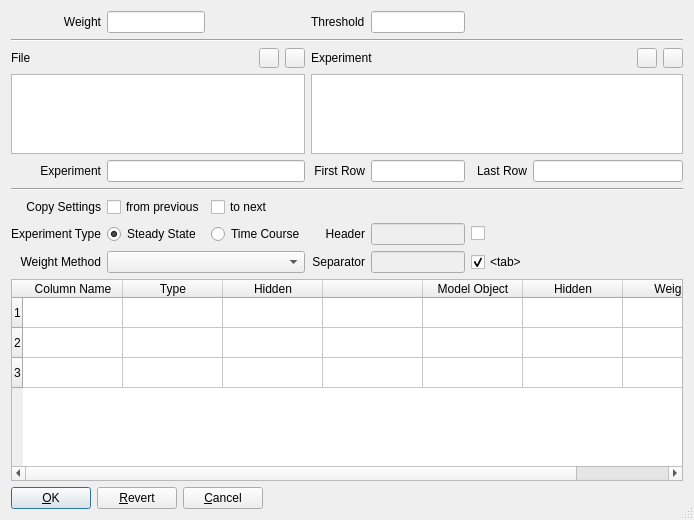
<?xml version="1.0" encoding="UTF-8"?>
<ui version="4.0">
<comment> Begin CVS Header </comment>
<comment>   $Source: /Volumes/Home/Users/shoops/cvs/copasi_dev/copasi/UI/CQExperimentData.ui,v $ </comment>
<comment>   $Revision: 1.18 $ </comment>
<comment>   $Name:  $ </comment>
<comment>   $Author: shoops $ </comment>
<comment>   $Date: 2012/05/04 19:36:07 $ </comment>
<comment> End CVS Header </comment>

<comment> Copyright (C) 2012 by Pedro Mendes, Virginia Tech Intellectual </comment>
<comment> Properties, Inc., University of Heidelberg, and The University </comment>
<comment> of Manchester. </comment>
<comment> All rights reserved. </comment>

 <comment> All rights reserved. </comment>
 <class>CQExperimentData</class>
 <widget class="QDialog" name="CQExperimentData">
  <property name="geometry">
   <rect>
    <x>0</x>
    <y>0</y>
    <width>694</width>
    <height>520</height>
   </rect>
  </property>
  <property name="windowTitle">
   <string>Experimental Data</string>
  </property>
  <property name="sizeGripEnabled">
   <bool>true</bool>
  </property>
  <layout class="QGridLayout" name="gridLayout">
   <item row="0" column="0">
    <widget class="QLabel" name="mpLblWeight">
     <property name="text">
      <string>Weight</string>
     </property>
     <property name="alignment">
      <set>Qt::AlignRight|Qt::AlignTrailing|Qt::AlignVCenter</set>
     </property>
     <property name="wordWrap">
      <bool>false</bool>
     </property>
    </widget>
   </item>
   <item row="0" column="1">
    <widget class="QLineEdit" name="mpEditWeight">
     <property name="sizePolicy">
      <sizepolicy hsizetype="Preferred" vsizetype="Preferred">
       <horstretch>0</horstretch>
       <verstretch>0</verstretch>
      </sizepolicy>
     </property>
    </widget>
   </item>
   <item row="0" column="3">
    <widget class="QLabel" name="mpLblThreshold">
     <property name="text">
      <string>Threshold</string>
     </property>
     <property name="wordWrap">
      <bool>false</bool>
     </property>
    </widget>
   </item>
   <item row="0" column="4">
    <widget class="QLineEdit" name="mpEditThreshold">
     <property name="sizePolicy">
      <sizepolicy hsizetype="Preferred" vsizetype="Preferred">
       <horstretch>0</horstretch>
       <verstretch>0</verstretch>
      </sizepolicy>
     </property>
    </widget>
   </item>
   <item row="1" column="0" colspan="7">
    <widget class="Line" name="mpLineCrossValidation">
     <property name="frameShape">
      <enum>QFrame::HLine</enum>
     </property>
     <property name="frameShadow">
      <enum>QFrame::Sunken</enum>
     </property>
    </widget>
   </item>
   <item row="2" column="0" colspan="3">
    <layout class="QHBoxLayout" name="mpFileLayout">
     <item>
      <widget class="QLabel" name="mpLblFile">
       <property name="text">
        <string>File</string>
       </property>
       <property name="wordWrap">
        <bool>false</bool>
       </property>
      </widget>
     </item>
     <item>
      <spacer name="mpFileSpacer">
       <property name="orientation">
        <enum>Qt::Horizontal</enum>
       </property>
       <property name="sizeHint" stdset="0">
        <size>
         <width>40</width>
         <height>20</height>
        </size>
       </property>
      </spacer>
     </item>
     <item>
      <widget class="QToolButton" name="mpBtnFileAdd">
       <property name="maximumSize">
        <size>
         <width>20</width>
         <height>20</height>
        </size>
       </property>
       <property name="text">
        <string/>
       </property>
      </widget>
     </item>
     <item>
      <widget class="QToolButton" name="mpBtnFileDelete">
       <property name="maximumSize">
        <size>
         <width>20</width>
         <height>20</height>
        </size>
       </property>
       <property name="text">
        <string/>
       </property>
      </widget>
     </item>
    </layout>
   </item>
   <item row="2" column="3" colspan="4">
    <layout class="QHBoxLayout" name="mpExperimentLayout">
     <item>
      <widget class="QLabel" name="mpLblExperiment">
       <property name="text">
        <string>Experiment</string>
       </property>
       <property name="wordWrap">
        <bool>false</bool>
       </property>
      </widget>
     </item>
     <item>
      <spacer name="mpExperimentSpacer">
       <property name="orientation">
        <enum>Qt::Horizontal</enum>
       </property>
       <property name="sizeHint" stdset="0">
        <size>
         <width>40</width>
         <height>20</height>
        </size>
       </property>
      </spacer>
     </item>
     <item>
      <widget class="QToolButton" name="mpBtnExperimentAdd">
       <property name="maximumSize">
        <size>
         <width>20</width>
         <height>20</height>
        </size>
       </property>
       <property name="text">
        <string/>
       </property>
      </widget>
     </item>
     <item>
      <widget class="QToolButton" name="mpBtnExperimentDelete">
       <property name="maximumSize">
        <size>
         <width>20</width>
         <height>20</height>
        </size>
       </property>
       <property name="text">
        <string/>
       </property>
      </widget>
     </item>
    </layout>
   </item>
   <item row="3" column="0" colspan="3">
    <widget class="QListWidget" name="mpBoxFile">
     <property name="sizePolicy">
      <sizepolicy hsizetype="Preferred" vsizetype="Fixed">
       <horstretch>0</horstretch>
       <verstretch>0</verstretch>
      </sizepolicy>
     </property>
     <property name="minimumSize">
      <size>
       <width>0</width>
       <height>80</height>
      </size>
     </property>
     <property name="maximumSize">
      <size>
       <width>32767</width>
       <height>80</height>
      </size>
     </property>
     <item>
      <property name="text">
       <string/>
      </property>
     </item>
    </widget>
   </item>
   <item row="3" column="3" colspan="4">
    <widget class="QListWidget" name="mpBoxExperiment">
     <property name="sizePolicy">
      <sizepolicy hsizetype="Preferred" vsizetype="Fixed">
       <horstretch>0</horstretch>
       <verstretch>0</verstretch>
      </sizepolicy>
     </property>
     <property name="minimumSize">
      <size>
       <width>0</width>
       <height>80</height>
      </size>
     </property>
     <property name="maximumSize">
      <size>
       <width>32767</width>
       <height>80</height>
      </size>
     </property>
     <item>
      <property name="text">
       <string/>
      </property>
     </item>
    </widget>
   </item>
   <item row="4" column="0">
    <widget class="QLabel" name="mpLblName">
     <property name="text">
      <string>Experiment</string>
     </property>
     <property name="alignment">
      <set>Qt::AlignRight|Qt::AlignTrailing|Qt::AlignVCenter</set>
     </property>
     <property name="wordWrap">
      <bool>false</bool>
     </property>
    </widget>
   </item>
   <item row="4" column="1" colspan="2">
    <widget class="QLineEdit" name="mpEditName">
     <property name="sizePolicy">
      <sizepolicy hsizetype="Preferred" vsizetype="Preferred">
       <horstretch>0</horstretch>
       <verstretch>0</verstretch>
      </sizepolicy>
     </property>
    </widget>
   </item>
   <item row="4" column="3">
    <widget class="QLabel" name="mpLblFirst">
     <property name="text">
      <string>First Row</string>
     </property>
     <property name="alignment">
      <set>Qt::AlignRight|Qt::AlignTrailing|Qt::AlignVCenter</set>
     </property>
     <property name="wordWrap">
      <bool>false</bool>
     </property>
    </widget>
   </item>
   <item row="4" column="4">
    <widget class="QLineEdit" name="mpEditFirst">
     <property name="sizePolicy">
      <sizepolicy hsizetype="Preferred" vsizetype="Preferred">
       <horstretch>0</horstretch>
       <verstretch>0</verstretch>
      </sizepolicy>
     </property>
     <property name="minimumSize">
      <size>
       <width>50</width>
       <height>0</height>
      </size>
     </property>
    </widget>
   </item>
   <item row="4" column="5">
    <widget class="QLabel" name="mpLblLast">
     <property name="text">
      <string>Last Row</string>
     </property>
     <property name="alignment">
      <set>Qt::AlignRight|Qt::AlignTrailing|Qt::AlignVCenter</set>
     </property>
     <property name="wordWrap">
      <bool>false</bool>
     </property>
    </widget>
   </item>
   <item row="4" column="6">
    <widget class="QLineEdit" name="mpEditLast">
     <property name="sizePolicy">
      <sizepolicy hsizetype="Expanding" vsizetype="Preferred">
       <horstretch>0</horstretch>
       <verstretch>0</verstretch>
      </sizepolicy>
     </property>
     <property name="minimumSize">
      <size>
       <width>50</width>
       <height>0</height>
      </size>
     </property>
    </widget>
   </item>
   <item row="5" column="0" colspan="7">
    <widget class="Line" name="mpLine">
     <property name="frameShape">
      <enum>QFrame::HLine</enum>
     </property>
     <property name="frameShadow">
      <enum>QFrame::Sunken</enum>
     </property>
    </widget>
   </item>
   <item row="6" column="0">
    <widget class="QLabel" name="mpLblCopy">
     <property name="text">
      <string>Copy Settings</string>
     </property>
     <property name="alignment">
      <set>Qt::AlignRight|Qt::AlignTrailing|Qt::AlignVCenter</set>
     </property>
     <property name="wordWrap">
      <bool>false</bool>
     </property>
    </widget>
   </item>
   <item row="6" column="1">
    <widget class="QCheckBox" name="mpCheckFrom">
     <property name="text">
      <string>from previous</string>
     </property>
    </widget>
   </item>
   <item row="6" column="2">
    <widget class="QCheckBox" name="mpCheckTo">
     <property name="text">
      <string>to next</string>
     </property>
    </widget>
   </item>
   <item row="7" column="0">
    <widget class="QLabel" name="mpLblExperimentType">
     <property name="text">
      <string>Experiment Type</string>
     </property>
     <property name="alignment">
      <set>Qt::AlignRight|Qt::AlignTrailing|Qt::AlignVCenter</set>
     </property>
     <property name="wordWrap">
      <bool>false</bool>
     </property>
    </widget>
   </item>
   <item row="7" column="1">
    <widget class="QRadioButton" name="mpBtnSteadystate">
     <property name="sizePolicy">
      <sizepolicy hsizetype="Preferred" vsizetype="Preferred">
       <horstretch>0</horstretch>
       <verstretch>0</verstretch>
      </sizepolicy>
     </property>
     <property name="text">
      <string>Steady State</string>
     </property>
     <property name="checked">
      <bool>true</bool>
     </property>
    </widget>
   </item>
   <item row="7" column="2">
    <widget class="QRadioButton" name="mpBtnTimeCourse">
     <property name="sizePolicy">
      <sizepolicy hsizetype="Minimum" vsizetype="Preferred">
       <horstretch>0</horstretch>
       <verstretch>0</verstretch>
      </sizepolicy>
     </property>
     <property name="text">
      <string>Time Course</string>
     </property>
    </widget>
   </item>
   <item row="7" column="3">
    <widget class="QLabel" name="mpLblHeader">
     <property name="text">
      <string>Header</string>
     </property>
     <property name="alignment">
      <set>Qt::AlignRight|Qt::AlignTrailing|Qt::AlignVCenter</set>
     </property>
     <property name="wordWrap">
      <bool>false</bool>
     </property>
    </widget>
   </item>
   <item row="7" column="4">
    <widget class="QLineEdit" name="mpEditHeader">
     <property name="enabled">
      <bool>false</bool>
     </property>
     <property name="sizePolicy">
      <sizepolicy hsizetype="Preferred" vsizetype="Preferred">
       <horstretch>0</horstretch>
       <verstretch>0</verstretch>
      </sizepolicy>
     </property>
    </widget>
   </item>
   <item row="7" column="5">
    <widget class="QCheckBox" name="mpCheckHeader">
     <property name="text">
      <string/>
     </property>
    </widget>
   </item>
   <item row="8" column="0">
    <widget class="QLabel" name="mpLblWeightMethod">
     <property name="text">
      <string>Weight Method</string>
     </property>
     <property name="alignment">
      <set>Qt::AlignRight|Qt::AlignTrailing|Qt::AlignVCenter</set>
     </property>
     <property name="wordWrap">
      <bool>false</bool>
     </property>
    </widget>
   </item>
   <item row="8" column="1" colspan="2">
    <widget class="QComboBox" name="mpBoxWeightMethod">
     <property name="sizePolicy">
      <sizepolicy hsizetype="Preferred" vsizetype="Preferred">
       <horstretch>0</horstretch>
       <verstretch>0</verstretch>
      </sizepolicy>
     </property>
    </widget>
   </item>
   <item row="8" column="3">
    <widget class="QLabel" name="mpLblSeparator">
     <property name="minimumSize">
      <size>
       <width>0</width>
       <height>0</height>
      </size>
     </property>
     <property name="text">
      <string>Separator</string>
     </property>
     <property name="alignment">
      <set>Qt::AlignRight|Qt::AlignTrailing|Qt::AlignVCenter</set>
     </property>
     <property name="wordWrap">
      <bool>false</bool>
     </property>
    </widget>
   </item>
   <item row="8" column="4">
    <widget class="QLineEdit" name="mpEditSeparator">
     <property name="enabled">
      <bool>false</bool>
     </property>
     <property name="sizePolicy">
      <sizepolicy hsizetype="Preferred" vsizetype="Preferred">
       <horstretch>0</horstretch>
       <verstretch>0</verstretch>
      </sizepolicy>
     </property>
    </widget>
   </item>
   <item row="8" column="5">
    <widget class="QCheckBox" name="mpCheckTab">
     <property name="sizePolicy">
      <sizepolicy hsizetype="Preferred" vsizetype="Preferred">
       <horstretch>0</horstretch>
       <verstretch>0</verstretch>
      </sizepolicy>
     </property>
     <property name="text">
      <string>&lt;tab&gt;</string>
     </property>
     <property name="checked">
      <bool>true</bool>
     </property>
    </widget>
   </item>
   <item row="9" column="0" colspan="7">
    <widget class="QTableWidget" name="mpTable">
     <property name="editTriggers">
      <set>QAbstractItemView::AllEditTriggers</set>
     </property>
     <property name="selectionMode">
      <enum>QAbstractItemView::NoSelection</enum>
     </property>
     <property name="numRows" stdset="0">
      <number>3</number>
     </property>
     <property name="numCols" stdset="0">
      <number>7</number>
     </property>
     <row>
      <property name="text">
       <string>1</string>
      </property>
     </row>
     <row>
      <property name="text">
       <string>2</string>
      </property>
     </row>
     <row>
      <property name="text">
       <string>3</string>
      </property>
     </row>
     <column>
      <property name="text">
       <string>Column Name</string>
      </property>
     </column>
     <column>
      <property name="text">
       <string>Type</string>
      </property>
     </column>
     <column>
      <property name="text">
       <string>Hidden</string>
      </property>
     </column>
     <column>
      <property name="text">
       <string/>
      </property>
     </column>
     <column>
      <property name="text">
       <string>Model Object</string>
      </property>
     </column>
     <column>
      <property name="text">
       <string>Hidden</string>
      </property>
     </column>
     <column>
      <property name="text">
       <string>Weight</string>
      </property>
     </column>
    </widget>
   </item>
   <item row="10" column="0" colspan="7">
    <layout class="QHBoxLayout" name="mpButtonLayout">
     <item>
      <widget class="QPushButton" name="mpBtnOK">
       <property name="text">
        <string>&amp;OK</string>
       </property>
       <property name="shortcut">
        <string>Alt+O</string>
       </property>
      </widget>
     </item>
     <item>
      <widget class="QPushButton" name="mpBtnRevert">
       <property name="text">
        <string>&amp;Revert</string>
       </property>
       <property name="shortcut">
        <string>Alt+R</string>
       </property>
      </widget>
     </item>
     <item>
      <widget class="QPushButton" name="mpBtnCancel">
       <property name="text">
        <string>&amp;Cancel</string>
       </property>
       <property name="shortcut">
        <string>Alt+C</string>
       </property>
      </widget>
     </item>
     <item>
      <spacer name="mpButtonSpacer">
       <property name="orientation">
        <enum>Qt::Horizontal</enum>
       </property>
       <property name="sizeHint" stdset="0">
        <size>
         <width>458</width>
         <height>20</height>
        </size>
       </property>
      </spacer>
     </item>
    </layout>
   </item>
  </layout>
 </widget>
 <layoutdefault spacing="6" margin="11"/>
 <tabstops>
  <tabstop>mpBoxFile</tabstop>
  <tabstop>mpBoxExperiment</tabstop>
  <tabstop>mpEditName</tabstop>
  <tabstop>mpEditFirst</tabstop>
  <tabstop>mpEditLast</tabstop>
  <tabstop>mpCheckFrom</tabstop>
  <tabstop>mpCheckTo</tabstop>
  <tabstop>mpEditHeader</tabstop>
  <tabstop>mpCheckHeader</tabstop>
  <tabstop>mpEditSeparator</tabstop>
  <tabstop>mpCheckTab</tabstop>
  <tabstop>mpTable</tabstop>
  <tabstop>mpBtnOK</tabstop>
  <tabstop>mpBtnRevert</tabstop>
  <tabstop>mpBtnCancel</tabstop>
 </tabstops>
 <includes>
  <include location="global">string</include>
  <include location="global">map</include>
 </includes>
 <resources/>
 <connections>
  <connection>
   <sender>mpCheckHeader</sender>
   <signal>toggled(bool)</signal>
   <receiver>CQExperimentData</receiver>
   <slot>slotCheckHeader(bool)</slot>
   <hints>
    <hint type="sourcelabel">
     <x>20</x>
     <y>20</y>
    </hint>
    <hint type="destinationlabel">
     <x>20</x>
     <y>20</y>
    </hint>
   </hints>
  </connection>
  <connection>
   <sender>mpCheckTab</sender>
   <signal>toggled(bool)</signal>
   <receiver>CQExperimentData</receiver>
   <slot>slotCheckTab(bool)</slot>
   <hints>
    <hint type="sourcelabel">
     <x>20</x>
     <y>20</y>
    </hint>
    <hint type="destinationlabel">
     <x>20</x>
     <y>20</y>
    </hint>
   </hints>
  </connection>
  <connection>
   <sender>mpBtnSteadystate</sender>
   <signal>toggled(bool)</signal>
   <receiver>CQExperimentData</receiver>
   <slot>slotExprimentType(bool)</slot>
   <hints>
    <hint type="sourcelabel">
     <x>20</x>
     <y>20</y>
    </hint>
    <hint type="destinationlabel">
     <x>20</x>
     <y>20</y>
    </hint>
   </hints>
  </connection>
  <connection>
   <sender>mpBtnOK</sender>
   <signal>clicked()</signal>
   <receiver>CQExperimentData</receiver>
   <slot>slotOK()</slot>
   <hints>
    <hint type="sourcelabel">
     <x>20</x>
     <y>20</y>
    </hint>
    <hint type="destinationlabel">
     <x>20</x>
     <y>20</y>
    </hint>
   </hints>
  </connection>
  <connection>
   <sender>mpBtnRevert</sender>
   <signal>clicked()</signal>
   <receiver>CQExperimentData</receiver>
   <slot>slotRevert()</slot>
   <hints>
    <hint type="sourcelabel">
     <x>20</x>
     <y>20</y>
    </hint>
    <hint type="destinationlabel">
     <x>20</x>
     <y>20</y>
    </hint>
   </hints>
  </connection>
  <connection>
   <sender>mpBtnCancel</sender>
   <signal>clicked()</signal>
   <receiver>CQExperimentData</receiver>
   <slot>slotCancel()</slot>
   <hints>
    <hint type="sourcelabel">
     <x>20</x>
     <y>20</y>
    </hint>
    <hint type="destinationlabel">
     <x>20</x>
     <y>20</y>
    </hint>
   </hints>
  </connection>
  <connection>
   <sender>mpBtnFileAdd</sender>
   <signal>clicked()</signal>
   <receiver>CQExperimentData</receiver>
   <slot>slotFileAdd()</slot>
   <hints>
    <hint type="sourcelabel">
     <x>20</x>
     <y>20</y>
    </hint>
    <hint type="destinationlabel">
     <x>20</x>
     <y>20</y>
    </hint>
   </hints>
  </connection>
  <connection>
   <sender>mpBtnFileDelete</sender>
   <signal>clicked()</signal>
   <receiver>CQExperimentData</receiver>
   <slot>slotFileDelete()</slot>
   <hints>
    <hint type="sourcelabel">
     <x>20</x>
     <y>20</y>
    </hint>
    <hint type="destinationlabel">
     <x>20</x>
     <y>20</y>
    </hint>
   </hints>
  </connection>
  <connection>
   <sender>mpBtnExperimentAdd</sender>
   <signal>clicked()</signal>
   <receiver>CQExperimentData</receiver>
   <slot>slotExperimentAdd()</slot>
   <hints>
    <hint type="sourcelabel">
     <x>20</x>
     <y>20</y>
    </hint>
    <hint type="destinationlabel">
     <x>20</x>
     <y>20</y>
    </hint>
   </hints>
  </connection>
  <connection>
   <sender>mpBtnExperimentDelete</sender>
   <signal>clicked()</signal>
   <receiver>CQExperimentData</receiver>
   <slot>slotExperimentDelete()</slot>
   <hints>
    <hint type="sourcelabel">
     <x>20</x>
     <y>20</y>
    </hint>
    <hint type="destinationlabel">
     <x>20</x>
     <y>20</y>
    </hint>
   </hints>
  </connection>
  <connection>
   <sender>mpBoxFile</sender>
   <signal>currentItemChanged(QListWidgetItem *, QListWidgetItem *)</signal>
   <receiver>CQExperimentData</receiver>
   <slot>slotFileChanged(QListWidgetItem *, QListWidgetItem *)</slot>
   <hints>
    <hint type="sourcelabel">
     <x>20</x>
     <y>20</y>
    </hint>
    <hint type="destinationlabel">
     <x>20</x>
     <y>20</y>
    </hint>
   </hints>
  </connection>
  <connection>
   <sender>mpBoxExperiment</sender>
   <signal>currentItemChanged(QListWidgetItem *, QListWidgetItem *)</signal>
   <receiver>CQExperimentData</receiver>
   <slot>slotExperimentChanged(QListWidgetItem *, QListWidgetItem *)</slot>
   <hints>
    <hint type="sourcelabel">
     <x>20</x>
     <y>20</y>
    </hint>
    <hint type="destinationlabel">
     <x>20</x>
     <y>20</y>
    </hint>
   </hints>
  </connection>
  <connection>
   <sender>mpEditHeader</sender>
   <signal>editingFinished()</signal>
   <receiver>CQExperimentData</receiver>
   <slot>slotUpdateTable()</slot>
   <hints>
    <hint type="sourcelabel">
     <x>20</x>
     <y>20</y>
    </hint>
    <hint type="destinationlabel">
     <x>20</x>
     <y>20</y>
    </hint>
   </hints>
  </connection>
  <connection>
   <sender>mpEditSeparator</sender>
   <signal>textChanged(QString)</signal>
   <receiver>CQExperimentData</receiver>
   <slot>slotSeparator()</slot>
   <hints>
    <hint type="sourcelabel">
     <x>20</x>
     <y>20</y>
    </hint>
    <hint type="destinationlabel">
     <x>20</x>
     <y>20</y>
    </hint>
   </hints>
  </connection>
  <connection>
   <sender>mpCheckFrom</sender>
   <signal>toggled(bool)</signal>
   <receiver>CQExperimentData</receiver>
   <slot>slotCheckFrom(bool)</slot>
   <hints>
    <hint type="sourcelabel">
     <x>20</x>
     <y>20</y>
    </hint>
    <hint type="destinationlabel">
     <x>20</x>
     <y>20</y>
    </hint>
   </hints>
  </connection>
  <connection>
   <sender>mpCheckTo</sender>
   <signal>toggled(bool)</signal>
   <receiver>CQExperimentData</receiver>
   <slot>slotCheckTo(bool)</slot>
   <hints>
    <hint type="sourcelabel">
     <x>20</x>
     <y>20</y>
    </hint>
    <hint type="destinationlabel">
     <x>20</x>
     <y>20</y>
    </hint>
   </hints>
  </connection>
  <connection>
   <sender>mpBoxWeightMethod</sender>
   <signal>activated(int)</signal>
   <receiver>CQExperimentData</receiver>
   <slot>slotWeightMethod(int)</slot>
   <hints>
    <hint type="sourcelabel">
     <x>20</x>
     <y>20</y>
    </hint>
    <hint type="destinationlabel">
     <x>20</x>
     <y>20</y>
    </hint>
   </hints>
  </connection>
 </connections>
</ui>
